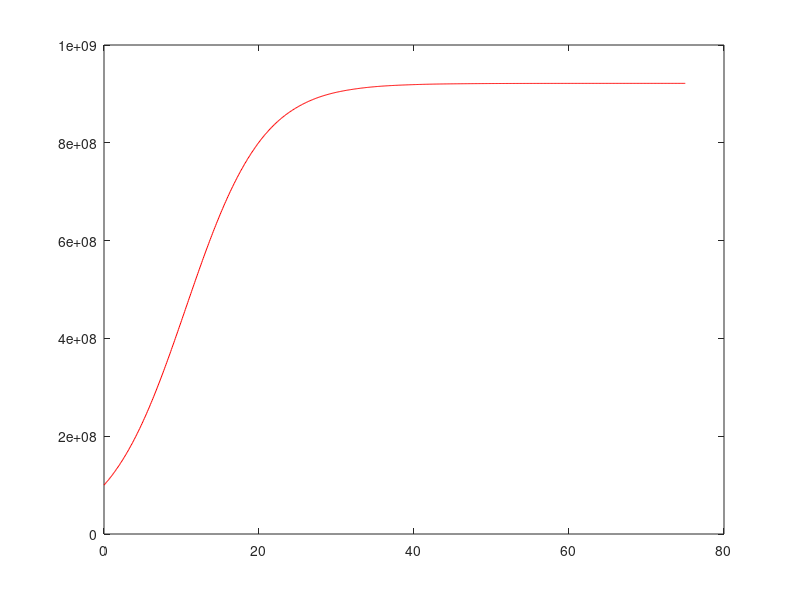
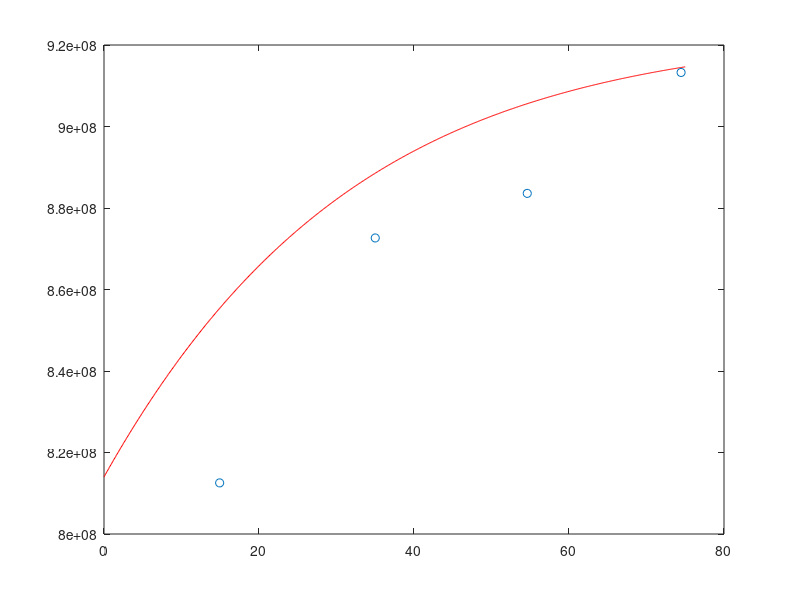

Reproduce these figures in MATLAB, in order.
function []=WHostParamFit8

%%
loadstruct=load('Data001.mat');
Sdata=loadstruct.Data001;

data=[Sdata];
tdat=data(:,1)
ydat=data(:,2)
%tdat=round(tdat);
length(tdat)
length(ydat)


%%
function f = funsys(t,X,p) 
f=zeros(1,1);
r=p(1);
K=p(2);

S1 =X(1);

f(1)= r*S1*(1-(S1/K));
end

 
function[z] = Solve_mybird(param,tdat)
   
      
    init_cond = param(3);
    %tspan=min(tdat):max(tdat);
    [T,x] = ode45(@(t,X) funsys(t,X,param(1:2)),tdat,init_cond);
    P=x(:,1);
    %z1=P()
    z=P;
    
end
rguess=log(ydat(2)/ydat(1))/(tdat(2)-tdat(1))
paramguess=[.2,(10^8)*(9.2155),9e7];

initi_cond =[10^8];
tdat1=0:0.1:75;
[t1,x1] = ode45(@(t,X) funsys(t,X,paramguess),tdat1,initi_cond);
u1=x1(:,1);

figure (2)
plot(t1,u1,'r-');

%%
[paramfit,resnorm] = lsqcurvefit(@Solve_mybird,paramguess,tdat,ydat,[0.0001,10^8,10^5],[1,10^12,10^9]);
paramfit(1)
paramfit(2)
resnorm

initi_cond = paramfit(3);
tdat1=0:0.1:75;
[t1,x1] = ode45(@(t,X) funsys(t,X,paramfit),tdat1,initi_cond);
u1=x1(:,1);



figure (3)
plot(t1,u1,'r-',Sdata(:,1),Sdata(:,2),'o');

end